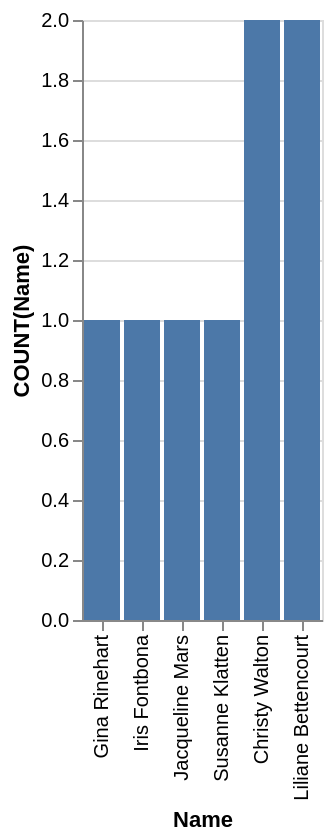

Describe this chart as a Vega-Lite specification.
### Vega-Lite specification from a JSON file in a GitHub repository (floating-point values rounded to 4 significant figures)
{"data": {"values": [{"x_data": "Gina Rinehart", "y_data": 1}, {"x_data": "Iris Fontbona", "y_data": 1}, {"x_data": "Jacqueline Mars", "y_data": 1}, {"x_data": "Susanne Klatten", "y_data": 1}, {"x_data": "Christy Walton", "y_data": 2}, {"x_data": "Liliane Bettencourt", "y_data": 2}]}, "mark": "bar", "encoding": {"x": {"field": "x_data", "type": "nominal", "title": "Name", "sort": {"op": "sum", "field": "y_data", "order": "ascending"}}, "y": {"field": "y_data", "type": "quantitative", "title": "COUNT(Name)"}}}
